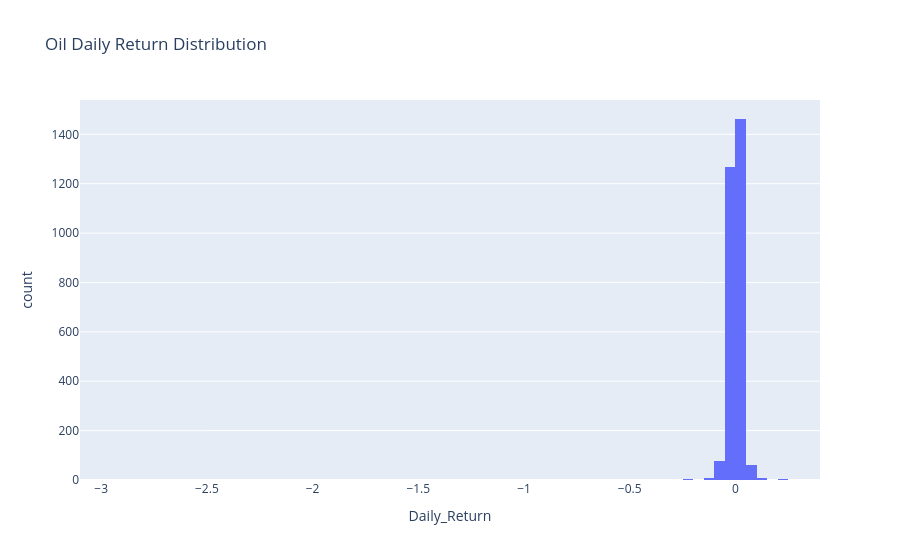

This figure's notebook cell:
### Code cell
plot_return_distribution(
    oil_returns,
    "Oil"
)

### Figure 1 — Plotly figure (JSON) as saved in the notebook; plotly's stock layout.template omitted (floating-point values rounded to 4 significant figures; data arrays with more than 128 entries replaced by an {"elided": "..."} marker saying what was removed)
{"data": [{"bingroup": "x", "hovertemplate": "Daily_Return=%{x}<br>count=%{y}<extra></extra>", "legendgroup": "", "marker": {"color": "#636efa", "pattern": {"shape": ""}}, "name": "", "nbinsx": 100, "orientation": "v", "showlegend": false, "type": "histogram", "x": {"elided": "2896 float values"}, "xaxis": "x", "yaxis": "y"}], "layout": {"barmode": "relative", "legend": {"tracegroupgap": 0}, "title": {"text": "Oil Daily Return Distribution"}, "xaxis": {"anchor": "y", "domain": [0, 1], "title": {"text": "Daily_Return"}}, "yaxis": {"anchor": "x", "domain": [0, 1], "title": {"text": "count"}}}}
